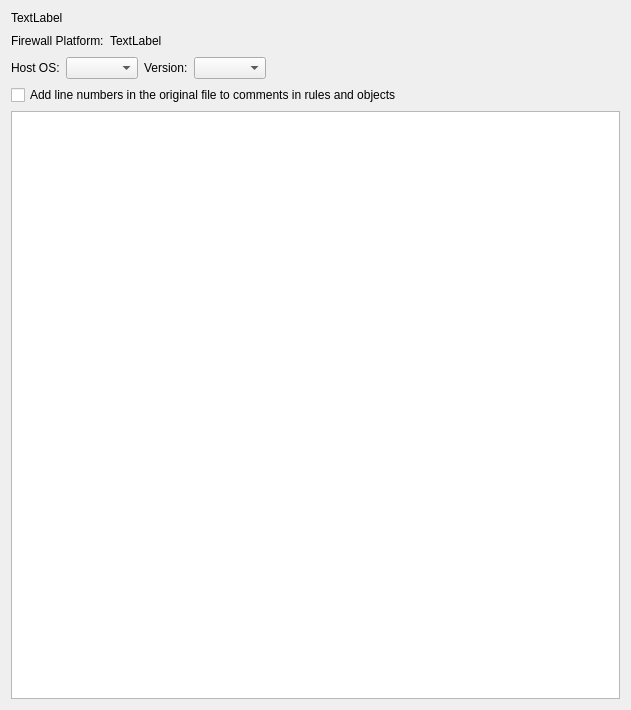
<?xml version="1.0" encoding="UTF-8"?>
<ui version="4.0">
 <class>IC_PlatformWarningPage_q</class>
 <widget class="QWizardPage" name="IC_PlatformWarningPage_q">
  <property name="geometry">
   <rect>
    <x>0</x>
    <y>0</y>
    <width>631</width>
    <height>710</height>
   </rect>
  </property>
  <property name="windowTitle">
   <string>WizardPage</string>
  </property>
  <layout class="QGridLayout" name="gridLayout_2">
   <item row="0" column="0" colspan="3">
    <widget class="QLabel" name="platformSpecificWarning">
     <property name="text">
      <string>TextLabel</string>
     </property>
     <property name="wordWrap">
      <bool>true</bool>
     </property>
    </widget>
   </item>
   <item row="1" column="0">
    <widget class="QLabel" name="label">
     <property name="text">
      <string>Firewall Platform:</string>
     </property>
    </widget>
   </item>
   <item row="1" column="1">
    <widget class="QLabel" name="platform">
     <property name="text">
      <string>TextLabel</string>
     </property>
    </widget>
   </item>
   <item row="1" column="2">
    <spacer name="horizontalSpacer">
     <property name="orientation">
      <enum>Qt::Orientation::Horizontal</enum>
     </property>
     <property name="sizeHint" stdset="0">
      <size>
       <width>442</width>
       <height>20</height>
      </size>
     </property>
    </spacer>
   </item>
   <item row="2" column="0" colspan="3">
    <widget class="QFrame" name="importOptionsFrame">
     <property name="frameShape">
      <enum>QFrame::Shape::NoFrame</enum>
     </property>
     <property name="frameShadow">
      <enum>QFrame::Shadow::Raised</enum>
     </property>
     <layout class="QGridLayout" name="gridLayout">
      <property name="margin" stdset="0">
       <number>0</number>
      </property>
      <item row="0" column="0">
       <widget class="QLabel" name="label_2">
        <property name="text">
         <string>Host OS:</string>
        </property>
       </widget>
      </item>
      <item row="0" column="1">
       <widget class="QComboBox" name="hostOS"/>
      </item>
      <item row="0" column="2">
       <widget class="QLabel" name="label_3">
        <property name="text">
         <string>Version:</string>
        </property>
       </widget>
      </item>
      <item row="0" column="3">
       <widget class="QComboBox" name="version"/>
      </item>
      <item row="0" column="4">
       <spacer name="horizontalSpacer_2">
        <property name="orientation">
         <enum>Qt::Orientation::Horizontal</enum>
        </property>
        <property name="sizeType">
         <enum>QSizePolicy::Policy::Expanding</enum>
        </property>
        <property name="sizeHint" stdset="0">
         <size>
          <width>329</width>
          <height>20</height>
         </size>
        </property>
       </spacer>
      </item>
      <item row="1" column="0" colspan="5">
       <widget class="QCheckBox" name="addStandardComments">
        <property name="text">
         <string>Add line numbers in the original file to comments in rules and objects</string>
        </property>
       </widget>
      </item>
     </layout>
    </widget>
   </item>
   <item row="3" column="0" colspan="3">
    <widget class="QTextBrowser" name="configFileBrowser"/>
   </item>
  </layout>
 </widget>
 <resources/>
 <connections/>
</ui>
